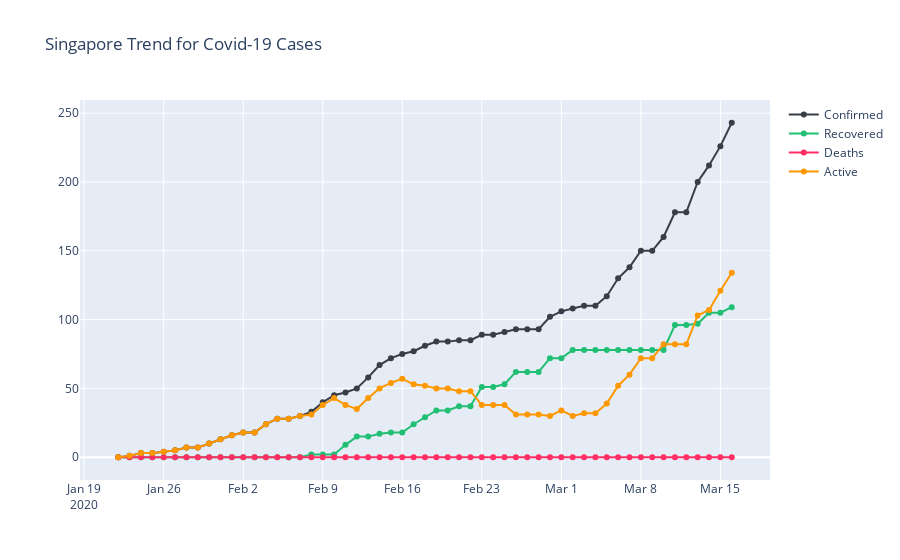

Write notebook code for a chart like this one.
### Markdown cell above
### How has the trend been for countries with strict contact tracing and early government interventions (Singapore and Taiwan)?

### Code cell
is_singapore = df_master['Country'] == 'Singapore'
temp = df_master[is_singapore].groupby('Date')['Confirmed','Recovered','Deaths','Active'].sum().reset_index()
fig = go.Figure()
trace1 = go.Scatter(x=temp['Date'],
                    y=temp['Confirmed'],
                    mode='lines+markers',
                    name='Confirmed',
                    marker=dict(color=cnf,))

trace2 = go.Scatter(x=temp['Date'],
                    y=temp['Recovered'],
                    mode='lines+markers',
                    name='Recovered',
                    marker=dict(color=rec,))

trace3 = go.Scatter(x=temp['Date'],
                    y=temp['Deaths'],
                    mode='lines+markers',
                    name='Deaths',
                    marker=dict(color=dth,))

trace4 = go.Scatter(x=temp['Date'],
                    y=temp['Active'],
                    mode='lines+markers',
                    name='Active',
                    marker=dict(color=act,))

fig.add_trace(trace1)
fig.add_trace(trace2)
fig.add_trace(trace3)
fig.add_trace(trace4)
fig.update_layout(title='Singapore Trend for Covid-19 Cases')
fig.show()
